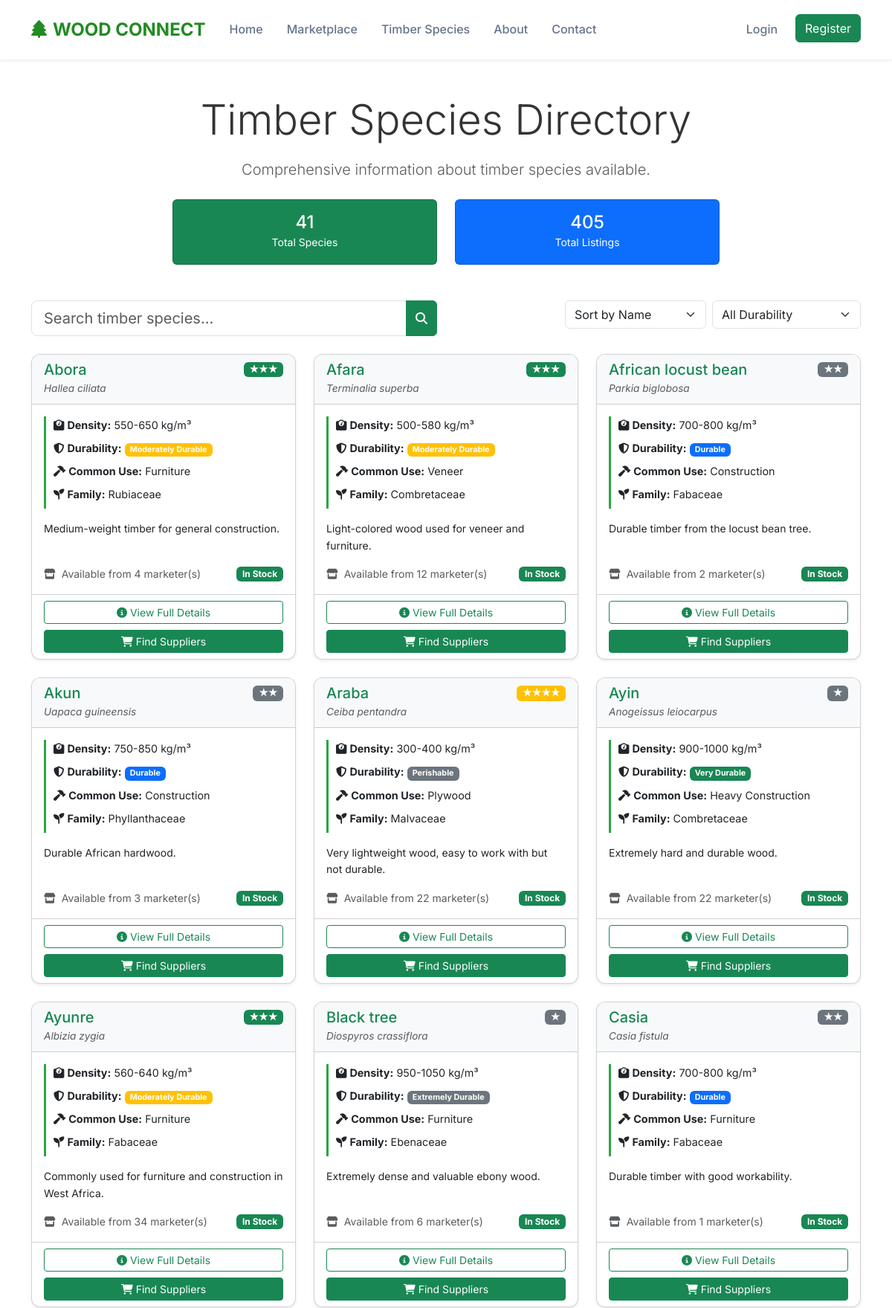
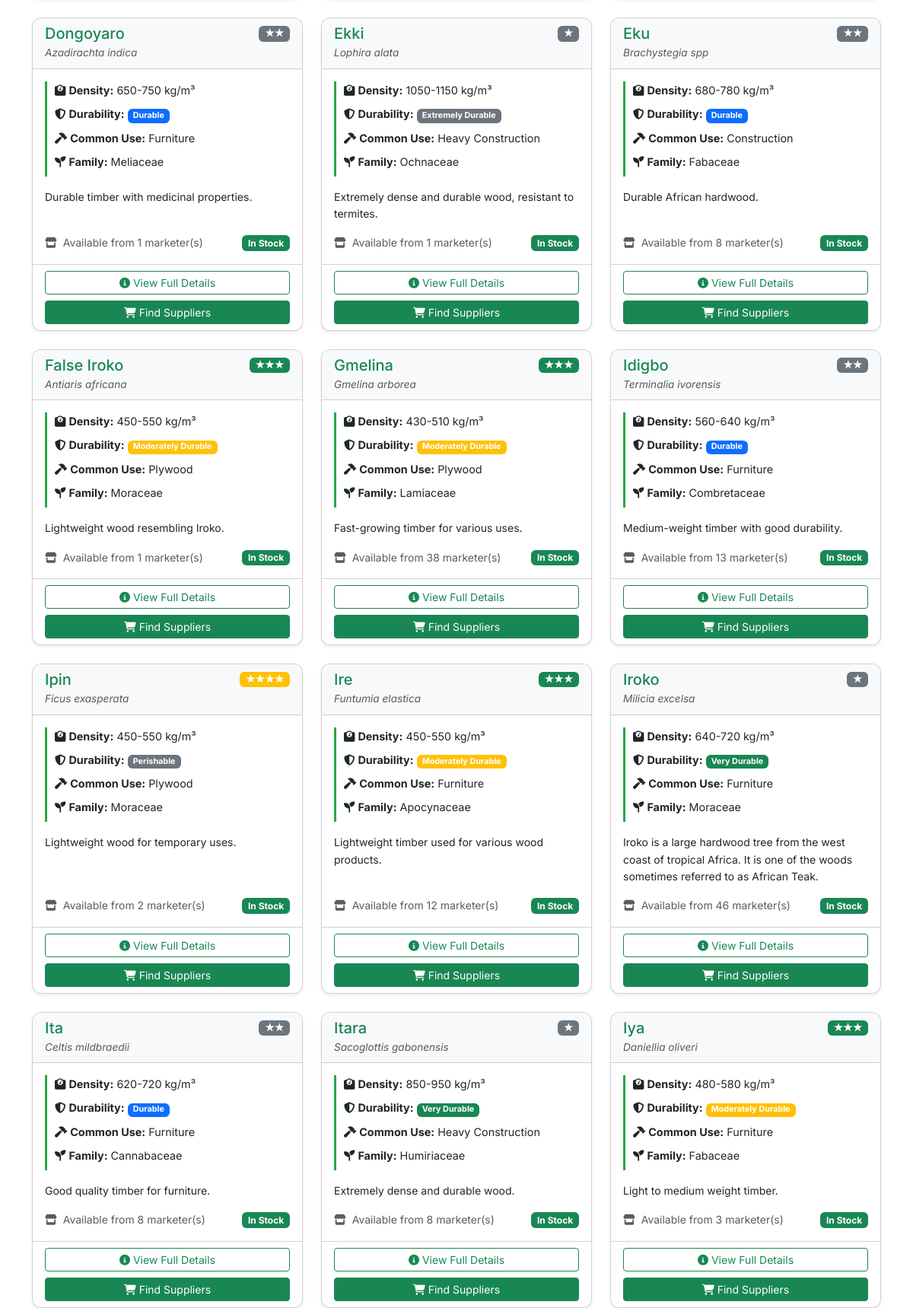
The page /species/directory.php (upper part) on the database its author committed (2 pictures, top to bottom).
### tables this page shows
CREATE TABLE `species` (
  `id` int(11) NOT NULL,
  `scientific_name` varchar(255) NOT NULL,
  `common_names` longtext NOT NULL CHECK (json_valid(`common_names`)),
  `family` varchar(100) DEFAULT NULL,
  `density_range` varchar(100) DEFAULT NULL,
  `durability` varchar(50) DEFAULT NULL,
  `timber_value_rank` int(11) DEFAULT 1,
  `common_uses` longtext DEFAULT NULL CHECK (json_valid(`common_uses`)),
  `description` text DEFAULT NULL,
  `image_path` varchar(500) DEFAULT NULL,
  `created_at` timestamp NOT NULL DEFAULT current_timestamp(),
  `updated_at` timestamp NOT NULL DEFAULT current_timestamp() ON UPDATE current_timestamp()
);

### includes/functions.php (called while the page is built, shortened)
<?php
function url($path = '')
{
    return BASE_URL . '/' . ltrim($path, '/');
}

### species/directory.php (the view, shortened to what this page needs)
<?php
require_once '../includes/config.php';
try {
  $species_stmt = $pdo->query("
        SELECT s.*, COUNT(i.id) as marketer_count
        FROM species s
        LEFT JOIN inventory i ON s.id = i.species_id AND i.is_available = TRUE
        GROUP BY s.id
        ORDER BY s.timber_value_rank ASC, s.scientific_name ASC
    ");
  $all_species = $species_stmt->fetchAll(PDO::FETCH_ASSOC);
} catch (PDOException $e) {
  $all_species = [];
  error_log("Species directory query error: " . $e->getMessage());
}
include '../includes/header.php';
?>
<div class="container py-5">
  <div class="row mb-5">
    <div class="col-lg-8 mx-auto text-center">
      <h1 class="display-4 mb-3">Timber Species Directory</h1>
      <p class="lead text-muted">
        Comprehensive information about timber species available.
      </p>
      <div class="row mt-4">
        <div class="col-md-6">
          <div class="card bg-success text-white">
            <div class="card-body py-3">
              <h4 class="mb-0"><?php echo count($all_species); ?></h4>
              <small>Total Species</small>
            </div>
          </div>
        </div>
        <div class="col-md-6">
          <div class="card bg-primary text-white">
            <div class="card-body py-3">
              <h4 class="mb-0"><?php echo array_sum(array_column($all_species, 'marketer_count')); ?></h4>
              <small>Total Listings</small>
            </div>
          </div>
        </div>
      </div>
    </div>
  </div>
  <div class="row mb-4">
    <div class="col-lg-6">
      <div class="input-group">
        <input type="text" class="form-control form-control-lg" placeholder="Search timber species..." id="speciesSearch">
        <button class="btn btn-success" type="button">
          <i class="fas fa-search"></i>
        </button>
      </div>
    </div>
    <div class="col-lg-6">
      <div class="d-flex gap-2 justify-content-end">
        <select class="form-select" style="width: auto;" id="sortSpecies">
          <option value="name">Sort by Name</option>
        </select>
        <select class="form-select" style="width: auto;" id="filterDurability">
          <option value="">All Durability</option>
        </select>
      </div>
    </div>
  </div>
  <div class="row" id="speciesGrid">
    <?php if (empty($all_species)): ?>
      <div class="col-12">
        <div class="text-center py-5">
          <i class="fas fa-tree fa-3x text-muted mb-3"></i>
          <h4>No Species Available</h4>
          <p class="text-muted">Timber species information will be added soon.</p>
        </div>
      </div>
    <?php else: ?>
      <?php foreach ($all_species as $species):
        $common_names = json_decode($species['common_names'], true);
        $common_uses = json_decode($species['common_uses'], true);
        $primary_name = $common_names[0] ?? $species['scientific_name'];
      ?>
        <div class="col-lg-4 col-md-6 mb-4 species-item"
          data-name="<?php echo strtolower($primary_name . ' ' . $species['scientific_name']); ?>"
          data-durability="<?php echo $species['durability']; ?>"
          data-value="<?php echo $species['timber_value_rank']; ?>"
          data-availability="<?php echo $species['marketer_count']; ?>">
          <div class="card h-100 species-card shadow-sm">
            <div class="card-header bg-light">
              <div class="d-flex justify-content-between align-items-center">
                <h5 class="mb-0 text-success"><?php echo $primary_name; ?></h5>
                <span class="badge bg-<?php
                                      echo $species['timber_value_rank'] >= 4 ? 'warning' : ($species['timber_value_rank'] >= 3 ? 'success' : 'secondary');
                                      ?>">
                  <?php echo str_repeat('★', $species['timber_value_rank']); ?>
                </span>
              </div>
              <small class="text-muted scientific-name">
                <em><?php echo $species['scientific_name']; ?></em>
              </small>
            </div>
            <div class="card-body d-flex flex-column">
              <div class="species-specs mb-3">
                <div class="spec-item">
                  <strong><i class="fas fa-weight me-1"></i>Density:</strong>
                  <?php echo $species['density_range'] ?: 'Not specified'; ?>
                </div>
                <div class="spec-item">
                  <strong><i class="fas fa-shield-alt me-1"></i>Durability:</strong>
                  <span class="badge bg-<?php
                                        echo $species['durability'] === 'Very Durable' ? 'success' : ($species['durability'] === 'Durable' ? 'primary' : ($species['durability'] === 'Moderately Durable' ? 'warning' : 'secondary'));
                                        ?>">
                    <?php echo $species['durability'] ?: 'Not specified'; ?>
                  </span>
                </div>
                <?php if ($common_uses && !empty($common_uses[0])): ?>
                  <div class="spec-item">
                    <strong><i class="fas fa-hammer me-1"></i>Common Use:</strong>
                    <?php echo $common_uses[0]; ?>
                  </div>
                <?php endif; ?>
                <?php if ($species['family']): ?>
                  <div class="spec-item">
                    <strong><i class="fas fa-seedling me-1"></i>Family:</strong>
                    <?php echo $species['family']; ?>
                  </div>
                <?php endif; ?>
              </div>
              <?php if ($species['description']): ?>
                <p class="card-text small flex-grow-1"><?php echo $species['description']; ?></p>
              <?php endif; ?>
              <div class="availability-info mt-auto">
                <div class="d-flex justify-content-between align-items-center">
                  <small class="text-muted">
                    <i class="fas fa-store me-1"></i>
                    Available from <?php echo $species['marketer_count']; ?> marketer(s)
                  </small>
                  <?php if ($species['marketer_count'] > 0): ?>
                    <span class="badge bg-success">In Stock</span>
                  <?php else: ?>
                    <span class="badge bg-secondary">Out of Stock</span>
                  <?php endif; ?>
                </div>
              </div>
            </div>
            <div class="card-footer bg-transparent">
              <div class="d-grid gap-2">
                <a href="<?php echo url('species/profile.php?id=' . $species['id']); ?>" class="btn btn-outline-success btn-sm">
                  <i class="fas fa-info-circle me-1"></i>View Full Details
                </a>
                <?php if ($species['marketer_count'] > 0): ?>
                  <a href="<?php echo url('marketplace/search.php?species=' . urlencode($primary_name)); ?>" class="btn btn-success btn-sm">
                    <i class="fas fa-shopping-cart me-1"></i>Find Suppliers
                  </a>
                <?php else: ?>
                  <button class="btn btn-secondary btn-sm" disabled>
                    <i class="fas fa-clock me-1"></i>No Suppliers
                  </button>
                <?php endif; ?>
              </div>
            </div>
          </div>
        </div>
      <?php endforeach; ?>
    <?php endif; ?>
  </div>
</div>
</body>
</html>

### assets/css/style.css (style rules this page uses)
:root { --primary-green: #228B22; --earth-brown: #8B4513; --warm-amber: #D2691E; --slate-gray: #64748b; --off-white: #f8fafc; --forest-dark: #1a5e1a; }
* { margin: 0; padding: 0; box-sizing: border-box; }
body { font-family: 'Inter', sans-serif; line-height: 1.6; color: #333; background-color: #fff; }
.species-card { background: white; border-radius: 12px; overflow: hidden; box-shadow: 0 4px 6px rgba(0, 0, 0, 0.1); transition: transform 0.3s ease; height: 100%; }
.scientific-name { color: var(--slate-gray); font-style: italic; margin-bottom: 1rem; }
.species-specs { margin-bottom: 1rem; }
html, body { height: 100%; }
body { display: flex; flex-direction: column; min-height: 100vh; }

### species/directory.php (style rules this page uses)
.species-card { transition: transform 0.2s ease, box-shadow 0.2s ease; }
.spec-item { margin-bottom: 0.5rem; font-size: 0.9rem; }
.scientific-name { font-size: 0.85rem; }
.species-specs { border-left: 3px solid #28a745; padding-left: 10px; }

### rows shown on the page
species: common_names "Ayin", timber_value_rank "★", scientific_name "Anogeissus leiocarpus", density_range "900-1000 kg/m³", durability "Very Durable", common_uses "Heavy Construction", family "Combretaceae", description "Extremely hard and durable wood.", marketer_count "22"
species: common_names "Black tree", timber_value_rank "★", scientific_name "Diospyros crassiflora", density_range "950-1050 kg/m³", durability "Extremely Durable", common_uses "Furniture", family "Ebenaceae", description "Extremely dense and valuable ebony wood.", marketer_count "6"
species: common_names "Ekki", timber_value_rank "★", scientific_name "Lophira alata", density_range "1050-1150 kg/m³", durability "Extremely Durable", common_uses "Heavy Construction", family "Ochnaceae", description "Extremely dense and durable wood, resistant to termites.", marketer_count "1"
species: common_names "Iroko", timber_value_rank "★", scientific_name "Milicia excelsa", density_range "640-720 kg/m³", durability "Very Durable", common_uses "Furniture", family "Moraceae", description "Iroko is a large hardwood tree from the west coast of tropical Africa. It is one of the woods sometimes referred to as African Teak.", marketer_count "46"
species: common_names "Itara", timber_value_rank "★", scientific_name "Sacoglottis gabonensis", density_range "850-950 kg/m³", durability "Very Durable", common_uses "Heavy Construction", family "Humiriaceae", description "Extremely dense and durable wood.", marketer_count "8"
species: common_names "Dongoyaro", timber_value_rank "★★", scientific_name "Azadirachta indica", density_range "650-750 kg/m³", durability "Durable", common_uses "Furniture", family "Meliaceae", description "Durable timber with medicinal properties.", marketer_count "1"
species: common_names "Eku", timber_value_rank "★★", scientific_name "Brachystegia spp", density_range "680-780 kg/m³", durability "Durable", common_uses "Construction", family "Fabaceae", description "Durable African hardwood.", marketer_count "8"
species: common_names "Casia", timber_value_rank "★★", scientific_name "Casia fistula", density_range "700-800 kg/m³", durability "Durable", common_uses "Furniture", family "Fabaceae", description "Durable timber with good workability.", marketer_count "1"
species: common_names "Ita", timber_value_rank "★★", scientific_name "Celtis mildbraedii", density_range "620-720 kg/m³", durability "Durable", common_uses "Furniture", family "Cannabaceae", description "Good quality timber for furniture.", marketer_count "8"
species: common_names "African locust bean", timber_value_rank "★★", scientific_name "Parkia biglobosa", density_range "700-800 kg/m³", durability "Durable", common_uses "Construction", family "Fabaceae", description "Durable timber from the locust bean tree.", marketer_count "2"
species: common_names "Idigbo", timber_value_rank "★★", scientific_name "Terminalia ivorensis", density_range "560-640 kg/m³", durability "Durable", common_uses "Furniture", family "Combretaceae", description "Medium-weight timber with good durability.", marketer_count "13"
species: common_names "Akun", timber_value_rank "★★", scientific_name "Uapaca guineensis", density_range "750-850 kg/m³", durability "Durable", common_uses "Construction", family "Phyllanthaceae", description "Durable African hardwood.", marketer_count "3"
species: common_names "Ayunre", timber_value_rank "★★★", scientific_name "Albizia zygia", density_range "560-640 kg/m³", durability "Moderately Durable", common_uses "Furniture", family "Fabaceae", description "Commonly used for furniture and construction in West Africa.", marketer_count "34"
species: common_names "False Iroko", timber_value_rank "★★★", scientific_name "Antiaris africana", density_range "450-550 kg/m³", durability "Moderately Durable", common_uses "Plywood", family "Moraceae", description "Lightweight wood resembling Iroko.", marketer_count "1"
species: common_names "Iya", timber_value_rank "★★★", scientific_name "Daniellia oliveri", density_range "480-580 kg/m³", durability "Moderately Durable", common_uses "Furniture", family "Fabaceae", description "Light to medium weight timber.", marketer_count "3"
species: common_names "Ire", timber_value_rank "★★★", scientific_name "Funtumia elastica", density_range "450-550 kg/m³", durability "Moderately Durable", common_uses "Furniture", family "Apocynaceae", description "Lightweight timber used for various wood products.", marketer_count "12"
species: common_names "Gmelina", timber_value_rank "★★★", scientific_name "Gmelina arborea", density_range "430-510 kg/m³", durability "Moderately Durable", common_uses "Plywood", family "Lamiaceae", description "Fast-growing timber for various uses.", marketer_count "38"
species: common_names "Abora", timber_value_rank "★★★", scientific_name "Hallea ciliata", density_range "550-650 kg/m³", durability "Moderately Durable", common_uses "Furniture", family "Rubiaceae", description "Medium-weight timber for general construction.", marketer_count "4"
species: common_names "Afara", timber_value_rank "★★★", scientific_name "Terminalia superba", density_range "500-580 kg/m³", durability "Moderately Durable", common_uses "Veneer", family "Combretaceae", description "Light-colored wood used for veneer and furniture.", marketer_count "12"
species: common_names "Araba", timber_value_rank "★★★★", scientific_name "Ceiba pentandra", density_range "300-400 kg/m³", durability "Perishable", common_uses "Plywood", family "Malvaceae", description "Very lightweight wood, easy to work with but not durable.", marketer_count "22"
species: common_names "Ipin", timber_value_rank "★★★★", scientific_name "Ficus exasperata", density_range "450-550 kg/m³", durability "Perishable", common_uses "Plywood", family "Moraceae", description "Lightweight wood for temporary uses.", marketer_count "2"

### other values the page prints
count($all_species) "41"
array_sum(array_column($all_species, 'marketer_count')) "405"
